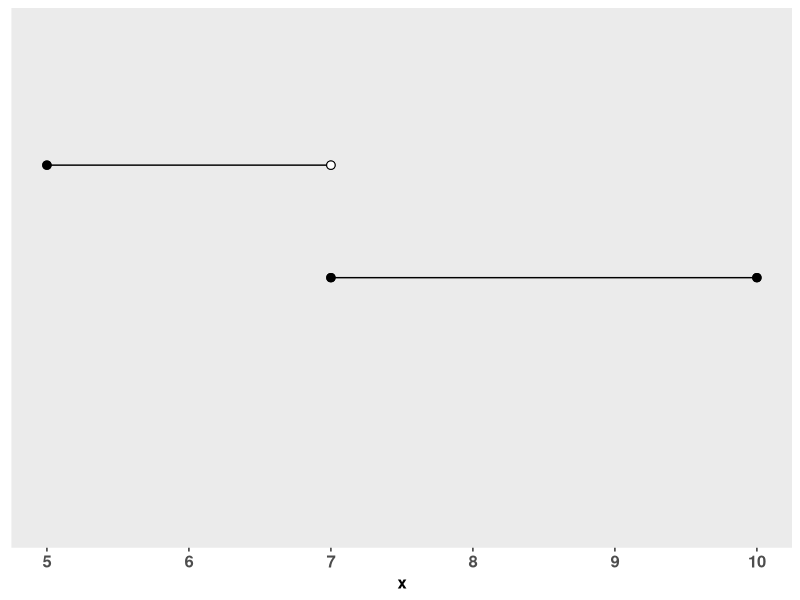
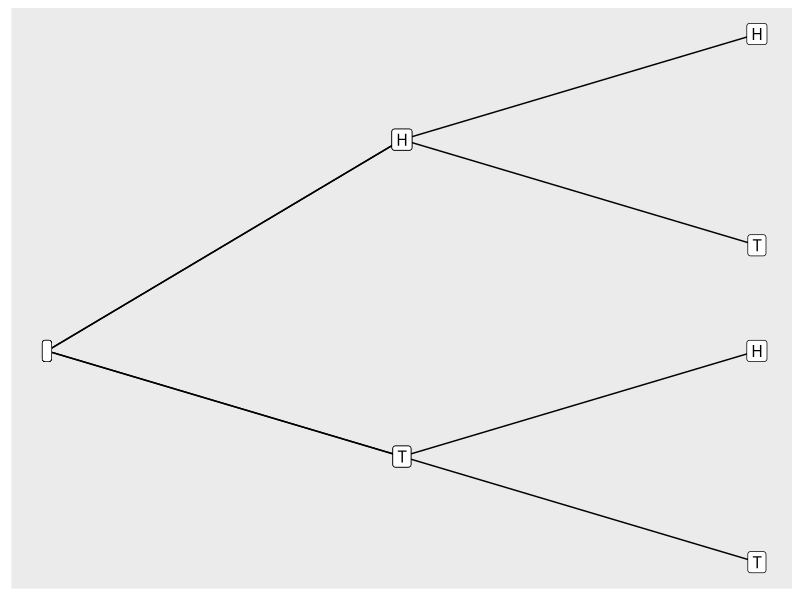
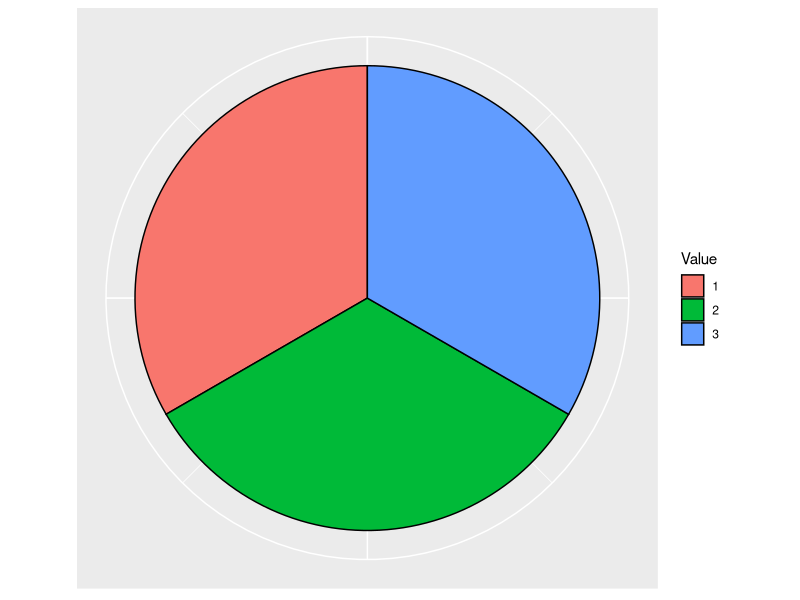
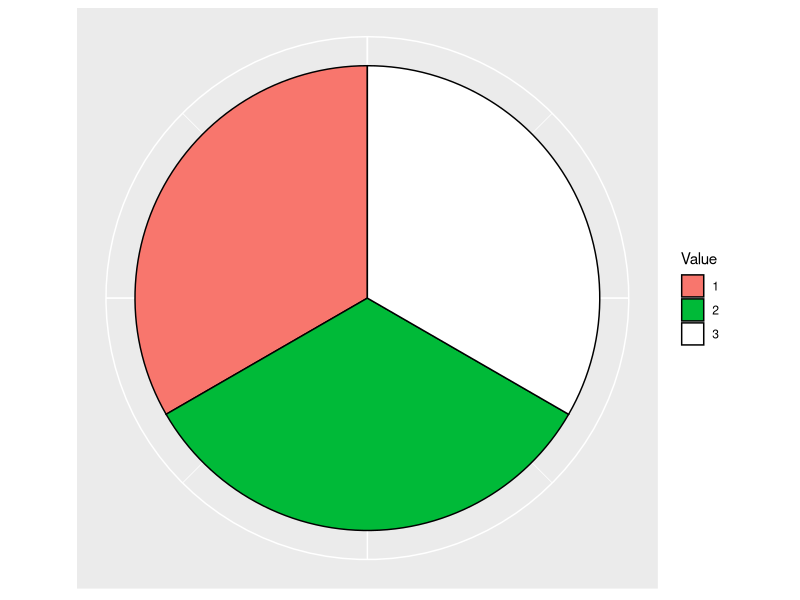

These figures' R source, in order:
## ---- chunk 1
x <- c(5,7)
y <- c(.3,.3)
C <- data.frame(x,y)

C2 <- data.frame(x = c(7,10), y = c(.2,.2))

lines <- ggplot2::ggplot(C, ggplot2::aes(x = x, y = y)) +
  ggplot2::geom_line() +
  ggplot2::scale_y_continuous(limits = c(0,1), expand = ggplot2::expansion(c(.1,.1))) +
  ggplot2::geom_line(data = C2, ggplot2::aes(x = x, y = y)) +
  ggplot2::geom_point(x = 7, y = .3, shape = 21, fill = 'white', size = 2.5) +
  ggplot2::geom_point(x = 5, y = .3, shape = 21, fill = 'black', size = 2.5) +
  ggplot2::geom_point(x = 7, y = .2, shape = 21, fill = 'black', size = 2.5) +
  ggplot2::geom_point(x = 10, y = .2, shape = 21, fill = 'black', size = 2.5) +
  ggplot2::theme(axis.ticks.y = ggplot2::element_blank(), 
                 axis.line.y = ggplot2::element_blank(),
                 axis.text.y = ggplot2::element_blank(),
                 axis.title.y = ggplot2::element_blank(),
                 axis.title.x = ggplot2::element_text(size = 12, face = 'bold'),
                 panel.grid.major = ggplot2::element_blank(),
                 panel.grid.minor = ggplot2::element_blank(),
                 axis.text.x = ggplot2::element_text(size = 12, face = 'bold')) +
  ggplot2::coord_cartesian(xlim = c(5,10), ylim = c(0,.4))

print(lines)
## ---- chunk 2
a <- data.frame(x = c(1,2,3,1,2,3,1,2,3,1,2,3), 
                y = c(1,1.5,1.75,1,1.5,1.25,1,.75,1,1,.75,.50),
                grp = c('A','A','A','B','B','B','C','C','C','D','D','D'),
                text = c('','H','H','','H','T','','T','H','','T','T'))
                

ggplot2::ggplot(a, ggplot2::aes(x = x, y = y, group = grp, label = text)) +
  ggplot2::geom_line() +
  ggplot2::geom_point() +
  ggplot2::geom_label() +
  ggplot2::theme(axis.ticks = ggplot2::element_blank(), 
                 axis.line = ggplot2::element_blank(),
                 axis.text = ggplot2::element_blank(),
                 axis.title = ggplot2::element_blank(),
                 panel.grid.major = ggplot2::element_blank(),
                 panel.grid.minor = ggplot2::element_blank())


## ---- chunk 3
x <- c(1/3,1/3,1/3)
y <- as.factor(c(1,2,3))
C <- data.frame(x,y)



lines <- ggplot2::ggplot(C, ggplot2::aes(x = '', fill = y, y = x, label = y)) +
  ggplot2::geom_bar(stat = 'identity', width = 1, color = 'black') +
  ggplot2::coord_polar("y", start=0) +
  ggplot2::labs(fill = 'Value') +
  ggplot2::theme(axis.ticks = ggplot2::element_blank(),
                 axis.text = ggplot2::element_blank(),
                 axis.title = ggplot2::element_blank()) +
  ggplot2::scale_fill_manual(values = c('#F8766D','#00BA38','#619CFF'))

print(lines)
## ---- chunk 4
x <- c(1/3,1/3,1/3)
y <- as.factor(c(1,2,3))
C <- data.frame(x,y)



lines <- ggplot2::ggplot(C, ggplot2::aes(x = '', fill = y, y = x, label = y)) +
  ggplot2::geom_bar(stat = 'identity', width = 1, color = 'black') +
  ggplot2::coord_polar("y", start=0) +
  ggplot2::labs(fill = 'Value') +
  ggplot2::theme(axis.ticks = ggplot2::element_blank(),
                 axis.text = ggplot2::element_blank(),
                 axis.title = ggplot2::element_blank()) +
  ggplot2::scale_fill_manual(values = c('#F8766D','#00BA38','white'))

print(lines)
